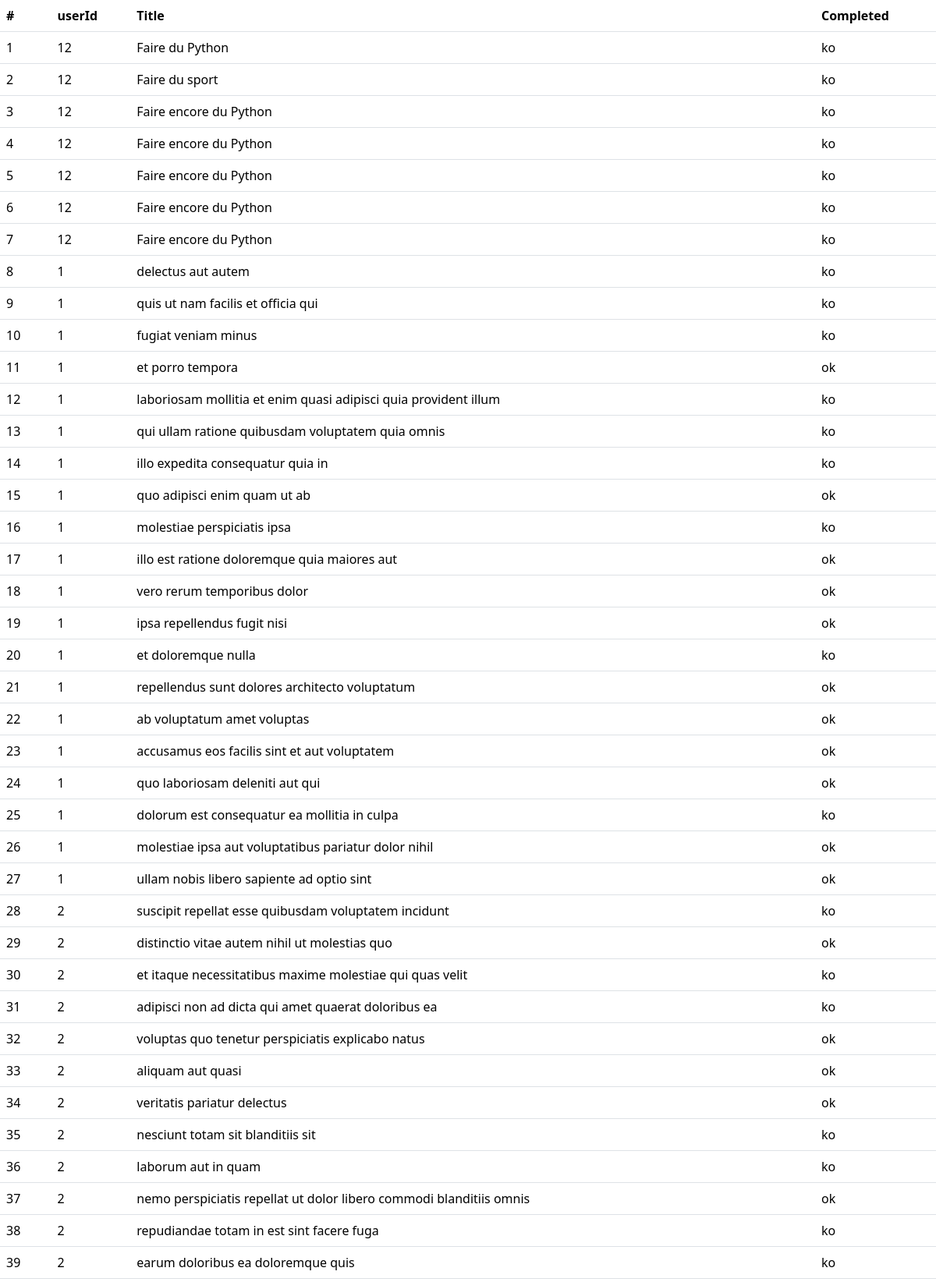
The page / (upper part) on the database its author committed.
### tables this page shows
CREATE TABLE "todos_tbl" (
	"id"	INTEGER,
	"userId"	INTEGER,
	"title"	TEXT,
	"completed"	INTEGER,
	PRIMARY KEY("id" AUTOINCREMENT)
);

### ch10/app.py (the view)
@app.route("/")
def index():
    dao = TodoDAO("todos_db.db")
    todos = list(dao.find_all())
    return render_template("list_todos.html",the_todos=todos)

### ch10/TodoDAO.py (called while the page is built)
    def find_all(self):# génère  des Todos
        cur = self.__con.cursor()
        res = cur.execute("SELECT id,userId,title,completed FROM todos_tbl")
        for result in res.fetchall():
            t = Todo(*result)
            yield t

    def __del__(self):
        self.__con.close()

### ch10/templates/list_todos.html (shortened to what this page needs)
<!DOCTYPE html>
<html lang="en">
<head>
    <link href="https://cdn.jsdelivr.net/npm/bootstrap@5.3.2/dist/css/bootstrap.min.css" rel="stylesheet">
</head>
<body>
    <table class="table">
        <thead>
            <tr>
                <th>#</th>
                <th>userId</th>
                <th>Title</th>
                <th>Completed</th>
            </tr>
        </thead>
        <tbody>
            {%for todo in the_todos%}
            <tr>
                <td>{{todo.id}}</td>
                <td>{{todo.userId}}</td>
                <td>{{todo.title}}</td>
                <td>{{"ok" if todo.completed else "ko"}}</td>
            </tr>
            {%endfor%}
        </tbody>
    </table>
</body>
</html>

### rows shown on the page
todos_tbl: id "1", userId "12", title "Faire du Python", completed "ko"
todos_tbl: id "2", userId "12", title "Faire du sport", completed "ko"
todos_tbl: id "3", userId "12", title "Faire encore du Python", completed "ko"
todos_tbl: id "4", userId "12", title "Faire encore du Python", completed "ko"
todos_tbl: id "5", userId "12", title "Faire encore du Python", completed "ko"
todos_tbl: id "6", userId "12", title "Faire encore du Python", completed "ko"
todos_tbl: id "7", userId "12", title "Faire encore du Python", completed "ko"
todos_tbl: id "8", userId "1", title "delectus aut autem", completed "ko"
todos_tbl: id "9", userId "1", title "quis ut nam facilis et officia qui", completed "ko"
todos_tbl: id "10", userId "1", title "fugiat veniam minus", completed "ko"
todos_tbl: id "11", userId "1", title "et porro tempora", completed "ok"
todos_tbl: id "12", userId "1", title "laboriosam mollitia et enim quasi adipisci quia provident illum", completed "ko"
todos_tbl: id "13", userId "1", title "qui ullam ratione quibusdam voluptatem quia omnis", completed "ko"
todos_tbl: id "14", userId "1", title "illo expedita consequatur quia in", completed "ko"
todos_tbl: id "15", userId "1", title "quo adipisci enim quam ut ab", completed "ok"
todos_tbl: id "16", userId "1", title "molestiae perspiciatis ipsa", completed "ko"
todos_tbl: id "17", userId "1", title "illo est ratione doloremque quia maiores aut", completed "ok"
todos_tbl: id "18", userId "1", title "vero rerum temporibus dolor", completed "ok"
todos_tbl: id "19", userId "1", title "ipsa repellendus fugit nisi", completed "ok"
todos_tbl: id "20", userId "1", title "et doloremque nulla", completed "ko"
todos_tbl: id "21", userId "1", title "repellendus sunt dolores architecto voluptatum", completed "ok"
todos_tbl: id "22", userId "1", title "ab voluptatum amet voluptas", completed "ok"
todos_tbl: id "23", userId "1", title "accusamus eos facilis sint et aut voluptatem", completed "ok"
todos_tbl: id "24", userId "1", title "quo laboriosam deleniti aut qui", completed "ok"
todos_tbl: id "25", userId "1", title "dolorum est consequatur ea mollitia in culpa", completed "ko"
todos_tbl: id "26", userId "1", title "molestiae ipsa aut voluptatibus pariatur dolor nihil", completed "ok"
todos_tbl: id "27", userId "1", title "ullam nobis libero sapiente ad optio sint", completed "ok"
todos_tbl: id "28", userId "2", title "suscipit repellat esse quibusdam voluptatem incidunt", completed "ko"
todos_tbl: id "29", userId "2", title "distinctio vitae autem nihil ut molestias quo", completed "ok"
todos_tbl: id "30", userId "2", title "et itaque necessitatibus maxime molestiae qui quas velit", completed "ko"
todos_tbl: id "31", userId "2", title "adipisci non ad dicta qui amet quaerat doloribus ea", completed "ko"
todos_tbl: id "32", userId "2", title "voluptas quo tenetur perspiciatis explicabo natus", completed "ok"
todos_tbl: id "33", userId "2", title "aliquam aut quasi", completed "ok"
todos_tbl: id "34", userId "2", title "veritatis pariatur delectus", completed "ok"
todos_tbl: id "35", userId "2", title "nesciunt totam sit blanditiis sit", completed "ko"
todos_tbl: id "36", userId "2", title "laborum aut in quam", completed "ko"
todos_tbl: id "37", userId "2", title "nemo perspiciatis repellat ut dolor libero commodi blanditiis omnis", completed "ok"
todos_tbl: id "38", userId "2", title "repudiandae totam in est sint facere fuga", completed "ko"
todos_tbl: id "39", userId "2", title "earum doloribus ea doloremque quis", completed "ko"
